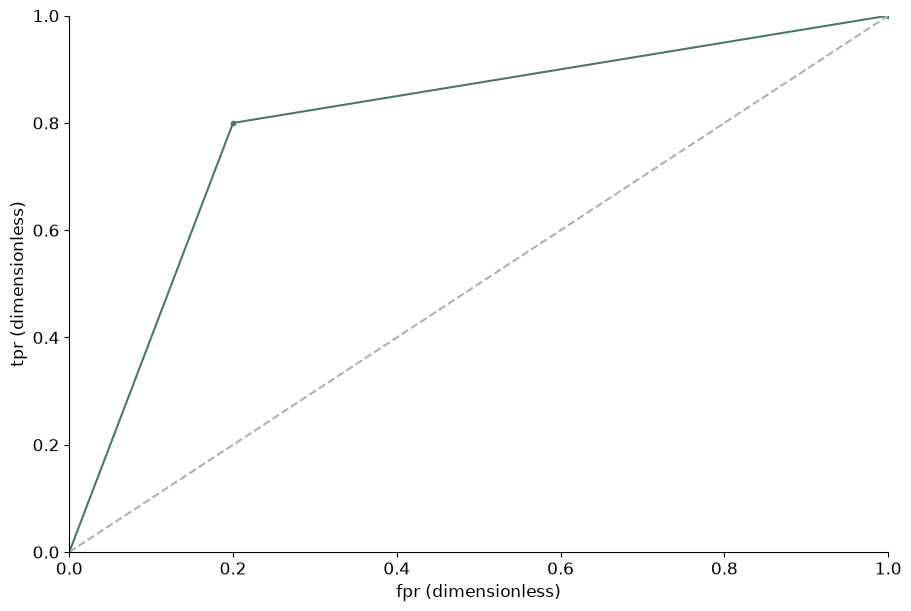

Python code for this plot:
# Tuyan deterministic figure renderer v1; values are immutable source data.
import json
import math
import numpy as np
import matplotlib
matplotlib.use('Agg')
import matplotlib.pyplot as plt
from matplotlib.patches import Circle
from matplotlib.colors import ListedColormap, BoundaryNorm
d = json.loads("{\"type\":\"roc\",\"rows\":[{\"fpr\":0,\"tpr\":0},{\"fpr\":0.2,\"tpr\":0.8},{\"fpr\":1,\"tpr\":1}],\"units\":{\"value\":\"dimensionless\",\"x\":\"dimensionless\",\"y\":\"dimensionless\",\"size\":\"dimensionless\",\"low\":\"dimensionless\",\"high\":\"dimensionless\",\"start\":\"dimensionless\",\"end\":\"dimensionless\",\"effect\":\"dimensionless\",\"p\":\"dimensionless\",\"mean\":\"dimensionless\",\"fpr\":\"dimensionless\",\"tpr\":\"dimensionless\",\"recall\":\"dimensionless\",\"precision\":\"dimensionless\",\"predicted\":\"dimensionless\",\"observed\":\"dimensionless\",\"count\":\"dimensionless\",\"a\":\"dimensionless\",\"b\":\"dimensionless\",\"se\":\"dimensionless\",\"u\":\"dimensionless\",\"v\":\"dimensionless\",\"time\":\"dimensionless\",\"event\":\"dimensionless\"},\"options\":{\"bandwidth\":0.5,\"bins\":5,\"nullValue\":0,\"initialValue\":0,\"levels\":[0.5,1,1.5]},\"analysis\":{\"method\":\"pca\",\"description\":\"Synthetic precomputed QA values; not a statistical analysis of research data.\",\"pKind\":\"p\"},\"variants\":[],\"pixels\":1024,\"plotStyle\":{\"width\":9,\"height\":6,\"fontSize\":12}}")
r, kind, opt = d['rows'], d['type'], d['options']
plt.rcParams.update({'font.size':d['plotStyle']['fontSize']})
fig, ax = plt.subplots(figsize=(d['plotStyle']['width'], d['plotStyle']['height']), layout='constrained')
fig.set_facecolor('white')
fig._tuyan_target_pixels = d['pixels']
colors = ['#487968','#c58b53','#647da6','#a77592','#a5a659']
labels = [str(row.get('label',i+1)) for i,row in enumerate(r)]
unit = d['units']
def col(name):
    return np.array([row[name] for row in r], dtype=float)
def grouped():
    names = list(dict.fromkeys([str(row.get('group','Data')) for row in r]))
    return names, [np.array([row['value'] for row in r if str(row.get('group','Data')) == name], dtype=float) for name in names]
def density(values):
    # User-specified positive bandwidth; no concealed automatic inference.
    bw=float(opt['bandwidth'])
    grid=np.linspace(float(min(values))-3*bw,float(max(values))+3*bw,256)
    z=(grid[:,None]-values[None,:])/bw
    return grid,np.exp(-0.5*z*z).mean(axis=1)/(bw*math.sqrt(2*math.pi))
if kind in ['bar','dotplot','lollipop','forest']:
    y=np.arange(len(r)); values=col('value')
    if kind=='bar':
        bars=ax.barh(y,values,color=colors[0]); assert np.allclose([b.get_width() for b in bars],values)
    elif kind=='lollipop':
        ax.hlines(y,0,values,color=colors[0]); ax.scatter(values,y,color=colors[0])
    elif kind=='forest':
        ax.errorbar(values,y,xerr=np.vstack([values-col('low'),col('high')-values]),fmt='o',color=colors[0],capsize=3)
        ax.axvline(float(opt['nullValue']),color='#969e96',linestyle='--')
    else: ax.scatter(values,y,color=colors[0])
    ax.set_yticks(y,labels);ax.invert_yaxis();ax.set_xlabel(unit['value'])
elif kind in ['dumbbell','gantt']:
    y=np.arange(len(r));start,end=col('start'),col('end')
    if kind=='gantt': ax.barh(y,end-start,left=start,color=colors[0])
    else:
        ax.hlines(y,start,end,color='#9da99e');ax.scatter(start,y,label=opt.get('startLabel','Start'),color=colors[0]);ax.scatter(end,y,label=opt.get('endLabel','End'),color=colors[1]);ax.legend()
    ax.set_yticks(y,labels);ax.invert_yaxis();ax.set_xlabel(unit['start'])
elif kind=='waterfall':
    values=col('value');start=float(opt['initialValue'])+np.r_[0,np.cumsum(values)[:-1]]
    ax.bar(np.arange(len(r)),values,bottom=start,color=[colors[0] if v>=0 else colors[1] for v in values]);ax.set_xticks(np.arange(len(r)),labels,rotation=30);ax.set_ylabel(unit['value']);ax.axhline(0,color='#adb3a9')
elif kind=='histogram':
    values=col('value');counts,edges=np.histogram(values,bins=opt['bins'])
    assert int(counts.sum())==len(values)
    artists=ax.bar(edges[:-1],counts,width=np.diff(edges),align='edge',color=colors[0],edgecolor='white')
    assert np.allclose([p.get_height() for p in artists],counts)
    ax.set_xlabel(unit['value']);ax.set_ylabel('Count')
elif kind=='stripplot':
    names,groups=grouped()
    for i,values in enumerate(groups):ax.scatter(np.full(len(values),i),values,color=colors[i%len(colors)],s=22,alpha=.7)
    ax.set_xticks(np.arange(len(names)),names);ax.set_ylabel(unit['value'])
elif kind in ['boxplot','violin','raincloud','density','ridgeline']:
    names,groups=grouped()
    if kind=='boxplot': ax.boxplot(groups,whis=1.5,showfliers=True);ax.set_xticks(np.arange(len(names))+1,names);ax.set_ylabel(unit['value'])
    elif kind=='violin':
        # bw_method is explicit to avoid a hidden bandwidth choice.
        ax.violinplot(groups,showmeans=False,showmedians=True,bw_method=float(opt['bandwidth']));ax.set_xticks(np.arange(len(names))+1,names);ax.set_ylabel(unit['value'])
    else:
        for i,values in enumerate(groups):
            grid,pdf=density(values); color=colors[i%len(colors)]
            if kind=='density': ax.plot(grid,pdf,color=color,label=names[i])
            else:
                base=float(i);scale=0.65/max(pdf) if max(pdf)>0 else 1
                ax.fill_between(grid,base,base+pdf*scale,color=color,alpha=0.45)
                if kind=='raincloud':
                    ax.scatter(values,np.full(len(values),base-0.15),color=color,s=15)
                    ax.boxplot([values],positions=[base-0.35],vert=False,widths=.15,whis=1.5,manage_ticks=False)
        ax.set_xlabel(unit['value'])
        if kind=='density':ax.set_ylabel('Density');ax.legend()
        else:ax.set_yticks(np.arange(len(names)),names)
elif kind=='ecdf':
    values=np.sort(col('value')); p=np.arange(1,len(values)+1)/len(values)
    line=ax.step(values,p,where='post',color=colors[0])[0];assert np.allclose(line.get_ydata(),p)
    ax.set_xlabel(unit['value']);ax.set_ylabel('Cumulative proportion');ax.set_ylim(0,1)
elif kind in ['line','area','scatter','bubble','ordination','ma_plot','volcano','roc','pr_curve','calibration','bland_altman','funnel_meta']:
    xname,yname='x','y'
    if kind=='ma_plot':xname,yname='mean','effect'
    if kind=='roc':xname,yname='fpr','tpr'
    if kind=='pr_curve':xname,yname='recall','precision'
    if kind=='calibration':xname,yname='predicted','observed'
    if kind=='funnel_meta':xname,yname='effect','se'
    if kind=='volcano':x=col('effect');y=-np.log10(col('p'));xlabel='Effect ('+unit['effect']+')';ylabel='-log10('+d['analysis']['pKind']+')'
    elif kind=='bland_altman':
        a,b=col('a'),col('b');x=(a+b)/2;y=a-b;bias=np.mean(y);sd=np.std(y,ddof=1)
        for line,label in [(bias,'Mean difference'),(bias-1.96*sd,'Lower agreement limit'),(bias+1.96*sd,'Upper agreement limit')]:ax.axhline(line,color='#9a9f96',linestyle='--',label=label)
        ax.legend(fontsize=8);xlabel='Mean ('+unit['a']+')';ylabel='A - B ('+unit['a']+')'
    else:x,y=col(xname),col(yname);xlabel=xname+' ('+unit[xname]+')';ylabel=yname+' ('+unit[yname]+')'
    if kind in ['line','area','roc','pr_curve','calibration']:
        order=np.lexsort((y,x)) if kind=='roc' else np.argsort(x,kind='stable');x,y=x[order],y[order]
        artist=ax.plot(x,y,color=colors[0],marker='o',markersize=3)[0];assert np.allclose(artist.get_ydata(),y)
        if kind=='area':ax.fill_between(x,0,y,color=colors[0],alpha=.25)
    else:
        artist=ax.scatter(x,y,s=col('size')*float(opt.get('areaScale',20)) if kind=='bubble' else 26,color=colors[0]);assert np.allclose(artist.get_offsets(),np.column_stack([x,y]))
    ax.set_xlabel(xlabel);ax.set_ylabel(ylabel)
    if kind=='bubble':
        handles,legend_labels=artist.legend_elements(prop='sizes',num=3,func=lambda size:size/float(opt.get('areaScale',20)))
        ax.legend(handles,legend_labels,title='Area ('+unit['size']+')',fontsize=8)
    if kind in ['roc','calibration']:ax.plot([0,1],[0,1],linestyle='--',color='#adb3a9');ax.set_xlim(0,1);ax.set_ylim(0,1)
    if kind=='pr_curve':ax.set_xlim(0,1);ax.set_ylim(0,1)
    if kind=='funnel_meta':ax.invert_yaxis()
    if kind=='ordination':ax.text(.01,1.02,d['analysis']['method'].upper(),transform=ax.transAxes,fontsize=10)
elif kind in ['heatmap','adjacency_matrix','correlation_matrix','confusion_matrix','bubble_matrix','binary_matrix']:
    names_y=list(dict.fromkeys([str(row['row']) for row in r]));names_x=list(dict.fromkeys([str(row['column']) for row in r]))
    matrix=np.full((len(names_y),len(names_x)),np.nan)
    for row in r:matrix[names_y.index(str(row['row'])),names_x.index(str(row['column']))]=row['value']
    if kind=='bubble_matrix':
        for row in r:ax.scatter(names_x.index(str(row['column'])),names_y.index(str(row['row'])),s=row['value']*float(opt.get('areaScale',25)),color=colors[0])
        ax.invert_yaxis()
    elif kind=='binary_matrix':
        cmap=ListedColormap(['#f1f3ed','#487968']);cmap.set_bad('#b7b9b2')
        img=ax.pcolormesh(np.arange(len(names_x)+1)-.5,np.arange(len(names_y)+1)-.5,matrix,cmap=cmap,norm=BoundaryNorm([-.5,.5,1.5],2),shading='flat');ax.invert_yaxis();fig.colorbar(img,ax=ax,ticks=[0,1],label='0 absent / 1 present; grey missing')
        assert np.allclose(img.get_array(),matrix,equal_nan=True)
    else:
        img=ax.pcolormesh(np.arange(len(names_x)+1)-.5,np.arange(len(names_y)+1)-.5,matrix,cmap='RdBu_r' if kind=='correlation_matrix' else 'viridis',vmin=-1 if kind=='correlation_matrix' else None,vmax=1 if kind=='correlation_matrix' else None,shading='flat');ax.invert_yaxis();fig.colorbar(img,ax=ax,label=unit['value'])
        assert np.allclose(img.get_array(),matrix,equal_nan=True)
    ax.set_xticks(np.arange(len(names_x)),names_x,rotation=40,ha='right');ax.set_yticks(np.arange(len(names_y)),names_y)
    if kind=='confusion_matrix':ax.set_xlabel('Predicted class');ax.set_ylabel('True class')
elif kind=='pie':
    values=col('value');wedges,_=ax.pie(values,labels=labels,colors=colors,normalize=True)
    assert np.allclose([(w.theta2-w.theta1)/360 for w in wedges],values/sum(values),atol=1e-6)
elif kind=='rose':
    fig.delaxes(ax);ax=fig.add_subplot(111,projection='polar');values=col('value');theta=np.arange(len(r))*2*np.pi/len(r)
    ax.bar(theta,np.sqrt(values),width=2*np.pi/len(r),color=colors[0],edgecolor='white');ax.set_xticks(theta,labels);ax.set_ylabel('Radius = sqrt(value)')
elif kind in ['gene_track','protein_domain']:
    start,end=col('start'),col('end');ax.barh(np.arange(len(r)),end-start,left=start,color=colors[0]);ax.set_yticks(np.arange(len(r)),labels);ax.set_xlabel(unit['start']);ax.invert_yaxis()
elif kind=='vector_field':
    artist=ax.quiver(col('x'),col('y'),col('u'),col('v'),angles='xy',scale_units='xy',scale=1,color=colors[0]);ax.set_xlabel(unit['x']);ax.set_ylabel(unit['y']);ax.set_aspect('equal')
elif kind=='contour':
    xs=np.unique(col('x'));ys=np.unique(col('y'));z=np.full((len(ys),len(xs)),np.nan)
    for row in r:z[list(ys).index(row['y']),list(xs).index(row['x'])]=row['value']
    cs=ax.contour(xs,ys,z,levels=opt['levels'])
    for label in ax.clabel(cs,inline=False,fontsize=8):label.set_bbox({'facecolor':'white','edgecolor':'none','pad':1})
    ax.set_xlabel(unit['x']);ax.set_ylabel(unit['y'])
elif kind=='kaplan_meier':
    names=list(dict.fromkeys([str(row.get('group','Data')) for row in r]))
    for i,name in enumerate(names):
        data=[row for row in r if str(row.get('group','Data'))==name];times=sorted(set(row['time'] for row in data));xs=[0.];ys=[1.];s=1.
        for t in times:
            risk=sum(row['time']>=t for row in data);events=sum(row['time']==t and row['event']==1 for row in data)
            s=s*(1-events/risk);xs.append(t);ys.append(s)
            cens=sum(row['time']==t and row['event']==0 for row in data)
            if cens:ax.plot(t,s,marker='+',color=colors[i%len(colors)])
        ax.step(xs,ys,where='post',label=name,color=colors[i%len(colors)])
    ax.set_ylim(0,1.03);ax.set_ylabel('Survival probability (no CI estimated)');ax.set_xlabel(unit['time']);ax.legend()
elif kind in ['venn','upset']:
    names=[row['set'] for row in r];sets=[set(row['members']) for row in r];members=set().union(*sets);counts={}
    for item in members:
        mask=tuple(item in s for s in sets);counts[mask]=counts.get(mask,0)+1
    if kind=='venn':
        for x,color,name in [(0.4,colors[0],names[0]),(.65,colors[1],names[1])]:ax.add_patch(Circle((x,.5),.23,facecolor=color,alpha=.25));ax.text(x,.78,name,ha='center')
        for x,key in [(.29,(True,False)),(.525,(True,True)),(.76,(False,True))]:ax.text(x,.5,str(counts.get(key,0)),ha='center')
        ax.set_xlim(0,1.05);ax.set_ylim(0,1);ax.set_aspect('equal');ax.axis('off');ax.text(.5,.1,'Areas are schematic; labels show exact counts',ha='center',fontsize=8)
    else:
        masks=sorted(counts,key=lambda m:(-counts[m],m));ax.bar(np.arange(len(masks)),[counts[m] for m in masks],color=colors[0]);ax.set_xticks(np.arange(len(masks)),[' & '.join(names[i] for i,v in enumerate(m) if v) for m in masks],rotation=35,ha='right');ax.set_ylabel('Exclusive intersection size')
        # Membership matrix below bars is necessary to distinguish UpSet from a bar chart.
        matrix_ax=ax.inset_axes([0,-.48,1,.27]);matrix_ax.set_xlim(-.5,len(masks)-.5)
        for j,m in enumerate(masks):
            ys=[i for i,v in enumerate(m) if v];matrix_ax.plot([j]*len(ys),ys,color=colors[0]);matrix_ax.scatter([j]*len(names),np.arange(len(names)),color=[colors[0] if v else '#dde1d8' for v in m])
        matrix_ax.set_yticks(np.arange(len(names)),names);matrix_ax.set_xticks([]);matrix_ax.invert_yaxis()

checks={}
computed={}
def audit(name,actual,expected,atol=1e-8):
    a=np.asarray(actual,dtype=float);e=np.asarray(expected,dtype=float)
    assert a.shape==e.shape and np.allclose(a,e,rtol=1e-7,atol=atol,equal_nan=True), 'Numeric artist mismatch: '+name
    mask=np.isfinite(a)&np.isfinite(e)
    error=float(np.max(np.abs(a[mask]-e[mask]))) if np.any(mask) else 0.
    checks[name]={'count':int(a.size),'absoluteError':error,'passed':True}
if kind=='bar':audit('bar_widths',[p.get_width() for p in ax.patches],col('value'))
elif kind in ['dotplot','lollipop']:audit('point_values',ax.collections[-1].get_offsets()[:,0],col('value'))
elif kind=='forest':
    audit('point_estimates',ax.lines[0].get_xdata(),col('value'))
    audit('intervals',np.array(ax.collections[0].get_segments())[:,:,0],np.column_stack([col('low'),col('high')]))
elif kind=='dumbbell':
    audit('start_points',ax.collections[1].get_offsets()[:,0],col('start'));audit('end_points',ax.collections[2].get_offsets()[:,0],col('end'))
elif kind=='gantt':
    audit('interval_start',[p.get_x() for p in ax.patches],col('start'));audit('interval_width',[p.get_width() for p in ax.patches],col('end')-col('start'))
elif kind=='waterfall':
    audit('increments',[p.get_height() for p in ax.patches],col('value'));audit('cumulative_baselines',[p.get_y() for p in ax.patches],float(opt['initialValue'])+np.r_[0,np.cumsum(col('value'))[:-1]])
    computed['cumulativeValues']=(float(opt['initialValue'])+np.cumsum(col('value'))).tolist()
elif kind=='histogram':
    audit('bin_heights',[p.get_height() for p in ax.patches],counts);audit('total_count',[sum(p.get_height() for p in ax.patches)],[len(r)]);computed['binEdges']=edges.tolist();computed['binCounts']=counts.tolist()
elif kind=='stripplot':
    for i,values in enumerate(groups):audit('observations_'+str(i),ax.collections[i].get_offsets()[:,1],values)
elif kind=='boxplot':
    for i,values in enumerate(groups):audit('median_'+str(i),ax.lines[i*7+5].get_ydata(),[np.median(values)]*2)
elif kind=='violin':
    medians=ax.collections[-1].get_segments();audit('medians',[x[0,1] for x in medians],[np.median(v) for v in groups])
elif kind in ['density','ridgeline','raincloud']:
    computed['bandwidth']=float(opt['bandwidth']);computed['groupSizes']=[len(v) for v in groups]
    for i,values in enumerate(groups):
        grid,pdf=density(values)
        if kind=='density':audit('density_'+str(i),ax.lines[i].get_ydata(),pdf)
        else:
            top=np.column_stack([grid,i+pdf*(.65/max(pdf))]);bottom=np.column_stack([grid,np.full(len(grid),i)])
            expected=np.vstack([top[0],bottom,top[-1],top[::-1],top[0]])
            audit('density_polygon_'+str(i),ax.collections[i*(2 if kind=='raincloud' else 1)].get_paths()[0].vertices,expected)
        if kind=='raincloud':audit('observations_'+str(i),ax.collections[i*2+1].get_offsets()[:,0],values)
elif kind=='ecdf':
    audit('ecdf_sorted_values',ax.lines[0].get_xdata(),np.sort(col('value')));audit('ecdf_probability',ax.lines[0].get_ydata(),np.arange(1,len(r)+1)/len(r))
elif kind in ['line','area','roc','pr_curve','calibration']:audit('plotted_xy',np.column_stack([artist.get_xdata(),artist.get_ydata()]),np.column_stack([x,y]))
elif kind in ['scatter','bubble','ordination','ma_plot','volcano','bland_altman','funnel_meta']:
    audit('point_coordinates',artist.get_offsets(),np.column_stack([x,y]))
    if kind=='bubble':audit('marker_area',artist.get_sizes(),col('size')*float(opt.get('areaScale',20)))
    if kind=='volcano':computed['negativeLog10P']=y.tolist()
    if kind=='bland_altman':
        audit('agreement_limits',[ln.get_ydata()[0] for ln in ax.lines[:3]],[bias,bias-1.96*sd,bias+1.96*sd]);computed.update({'meanDifference':float(bias),'sampleSdDifference':float(sd),'limits':[float(bias-1.96*sd),float(bias+1.96*sd)]})
elif kind in ['heatmap','adjacency_matrix','correlation_matrix','confusion_matrix','binary_matrix']:audit('matrix_cells',img.get_array(),matrix);computed['missingCells']=int(np.isnan(matrix).sum())
elif kind=='bubble_matrix':audit('marker_areas',[c.get_sizes()[0] for c in ax.collections],col('value')*float(opt.get('areaScale',25)))
elif kind=='pie':audit('angular_proportions',[(w.theta2-w.theta1)/360 for w in wedges],col('value')/sum(col('value')),1e-6)
elif kind=='rose':audit('area_proportions',[p.get_height()**2 for p in ax.patches],col('value'))
elif kind=='vector_field':audit('vectors',np.column_stack([artist.U,artist.V]),np.column_stack([col('u'),col('v')]))
elif kind=='contour':
    audit('contour_levels',cs.levels,opt['levels'])
    for level,path in zip(cs.levels,cs.get_paths()):
        points=path.vertices
        if len(points)==0:continue
        assert np.all(points[:,0]>=xs[0]) and np.all(points[:,0]<=xs[-1]) and np.all(points[:,1]>=ys[0]) and np.all(points[:,1]<=ys[-1]), 'Contour outside data grid'
        ix=np.clip(np.searchsorted(xs,points[:,0],side='right')-1,0,len(xs)-2);iy=np.clip(np.searchsorted(ys,points[:,1],side='right')-1,0,len(ys)-2)
        tx=(points[:,0]-xs[ix])/(xs[ix+1]-xs[ix]);ty=(points[:,1]-ys[iy])/(ys[iy+1]-ys[iy])
        interpolated=(1-tx)*(1-ty)*z[iy,ix]+tx*(1-ty)*z[iy,ix+1]+(1-tx)*ty*z[iy+1,ix]+tx*ty*z[iy+1,ix+1]
        audit('contour_vertices_'+str(float(level)),interpolated,np.full(len(points),level))
    computed['gridShape']=list(z.shape)
elif kind=='kaplan_meier':
    survival_lines=[ln for ln in ax.lines if ln.get_drawstyle()=='steps-post']
    for i,name in enumerate(names):
        data=[row for row in r if str(row.get('group','Data'))==name];prob=1.;expected=[1.]
        for t in sorted(set(row['time'] for row in data)):
            prob*=1-sum(row['time']==t and row['event']==1 for row in data)/sum(row['time']>=t for row in data);expected.append(prob)
        audit('survival_'+str(i),survival_lines[i].get_ydata(),expected)
        computed[name]={'survival':expected}
elif kind=='venn':audit('intersection_labels',[float(t.get_text()) for t in ax.texts[2:5]],[counts.get((True,False),0),counts.get((True,True),0),counts.get((False,True),0)])
elif kind=='upset':audit('exclusive_intersections',[p.get_height() for p in ax.patches],[counts[m] for m in masks]);audit('union_size',[sum(p.get_height() for p in ax.patches)],[len(members)])
assert checks, 'Missing numeric audit for '+kind
fig._tuyan_validation={'typeId':kind,'checks':checks,'computations':computed,'analysis':d['analysis'],'suppliedFields':list(r[0]),'dataSourcePolicy':'User supplied values; artist checks do not establish source authenticity or study validity.'}

for collection in fig.findobj(matplotlib.collections.Collection):collection.set_rasterized(False)
for spine in ['top','right']:
    if spine in ax.spines: ax.spines[spine].set_visible(False)
